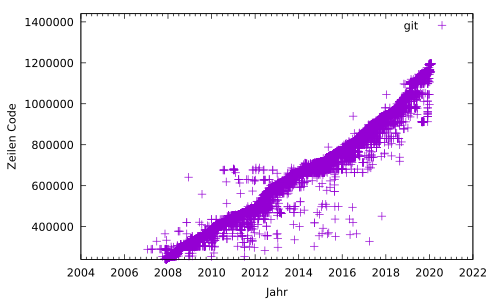

This chart was generated by the following gnuplot code:
#!/usr/bin/gnuplot -persist
#
#    
#    	G N U P L O T
#    	Version 5.2 patchlevel 6    last modified 2019-01-01 
#    
#    	Copyright (C) 1986-1993, 1998, 2004, 2007-2018
#    	Thomas Williams, Colin Kelley and many others
#    
#    	gnuplot home:     http://www.gnuplot.info
#    	faq, bugs, etc:   type "help FAQ"
#    	immediate help:   type "help"  (plot window: hit 'h')
# set terminal qt 0 font "Sans,9"
# set output
unset clip points
set clip one
unset clip two
set errorbars front 1.000000 
set border 31 front lt black linewidth 1.000 dashtype solid
set zdata 
set ydata 
set xdata time
set y2data 
set x2data 
set boxwidth
set style fill  empty border
set style rectangle back fc  bgnd fillstyle   solid 1.00 border lt -1
set style circle radius graph 0.02 
set style ellipse size graph 0.05, 0.03 angle 0 units xy
set dummy x, y
set format x "%Y" timedate
set format y "%.0f" 
set format x2 "% h" 
set format y2 "% h" 
set format z "% h" 
set format cb "% h" 
set format r "% h" 
set ttics format "% h"
set timefmt "%s"
set angles radians
set tics back
unset grid
unset raxis
set theta counterclockwise right
set style parallel front  lt black linewidth 2.000 dashtype solid
set key title "" center
set key fixed right top vertical Right noreverse enhanced autotitle nobox
set key noinvert samplen 4 spacing 1 width 0 height 0 
set key maxcolumns 0 maxrows 0
set key noopaque
unset label
unset arrow
set style increment default
unset style line
unset style arrow
set style histogram clustered gap 2 title textcolor lt -1
unset object
set style textbox transparent margins  1.0,  1.0 border  lt -1 linewidth  1.0
set offsets 0, 0, 0, 0
set pointsize 1
set pointintervalbox 1
set encoding default
unset polar
unset parametric
unset decimalsign
unset micro
unset minussign
set view 60, 30, 1, 1
set view azimuth 0
set rgbmax 255
set samples 100, 100
set isosamples 10, 10
set surface 
unset contour
set cntrlabel  format '%8.3g' font '' start 5 interval 20
set mapping cartesian
set datafile separator ";"
unset hidden3d
set cntrparam order 4
set cntrparam linear
set cntrparam levels auto 5 unsorted
set cntrparam firstlinetype 0
set cntrparam points 5
set size ratio 0 1,1
set origin 0,0
set style data points
set style function lines
unset xzeroaxis
unset yzeroaxis
unset zzeroaxis
unset x2zeroaxis
unset y2zeroaxis
set xyplane relative 0.5
set tics scale  1, 0.5, 1, 1, 1
set mxtics default
set mytics default
set mztics default
set mx2tics default
set my2tics default
set mcbtics default
set mrtics default
set nomttics
set xtics border in scale 1,0.5 mirror norotate  autojustify
set xtics  norangelimit autofreq 
set ytics border in scale 1,0.5 mirror norotate  autojustify
set ytics  norangelimit autofreq 
set ztics border in scale 1,0.5 nomirror norotate  autojustify
set ztics  norangelimit autofreq 
unset x2tics
unset y2tics
set cbtics border in scale 1,0.5 mirror norotate  autojustify
set cbtics  norangelimit autofreq 
set rtics axis in scale 1,0.5 nomirror norotate  autojustify
set rtics  norangelimit autofreq 
unset ttics
set title "" 
set title  font "" norotate
set timestamp bottom 
set timestamp "" 
set timestamp  font "" norotate
set trange [ * : * ] noreverse nowriteback
set urange [ * : * ] noreverse nowriteback
set vrange [ * : * ] noreverse nowriteback
set xlabel "Jahr" 
set xlabel  font "" textcolor lt -1 norotate
set x2label "" 
set x2label  font "" textcolor lt -1 norotate
set xrange [ "1072958400" : "1640995200" ] noreverse writeback
set x2range [ 1.11291e+09 : 1.58042e+09 ] noreverse writeback
set ylabel "Zeilen Code" 
set ylabel  font "" textcolor lt -1 rotate
set y2label "" 
set y2label  font "" textcolor lt -1 rotate
set yrange [ 240000. : 1.44000e+06 ] noreverse writeback
set y2range [ 239169. : 1.43440e+06 ] noreverse writeback
set zlabel "" 
set zlabel  font "" textcolor lt -1 norotate
set zrange [ * : * ] noreverse writeback
set cblabel "" 
set cblabel  font "" textcolor lt -1 rotate
set cbrange [ * : * ] noreverse writeback
set rlabel "" 
set rlabel  font "" textcolor lt -1 norotate
set rrange [ * : * ] noreverse writeback
unset logscale
unset jitter
set zero 1e-08
set lmargin  -1
set bmargin  -1
set rmargin  -1
set tmargin  -1
set locale "de_DE.UTF-8"
set pm3d explicit at s
set pm3d scansautomatic
set pm3d interpolate 1,1 flush begin noftriangles noborder corners2color mean
set pm3d nolighting
set palette positive nops_allcF maxcolors 0 gamma 1.5 color model RGB 
set palette rgbformulae 7, 5, 15
set colorbox default
set colorbox vertical origin screen 0.9, 0.2 size screen 0.05, 0.6 front  noinvert bdefault
set style boxplot candles range  1.50 outliers pt 7 separation 1 labels auto unsorted
set loadpath 
set fontpath 
set psdir
set fit brief errorvariables nocovariancevariables errorscaling prescale nowrap v5
GNUTERM = "qt"
## Last datafile plotted: "< zcat git.locs.gz"
plot "< zcat git.locs.gz" u 2:3 title "git"
#    EOF
